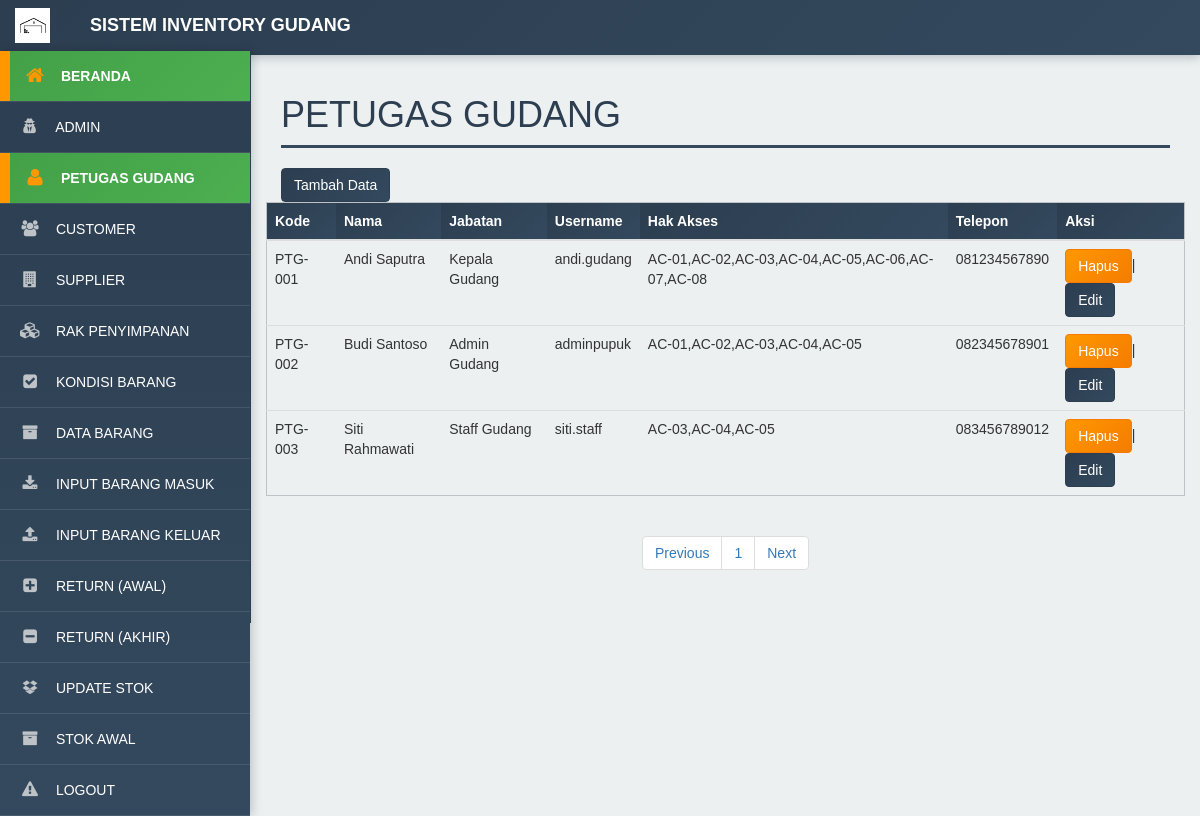
Screenshot of /admin/modul/petugas/title.php with the database file from the repository.
### tables this page shows
CREATE TABLE `tb_petugas` (
  `kode_petugas` varchar(20) NOT NULL,
  `nama` varchar(255) NOT NULL,
  `job` varchar(255) NOT NULL,
  `username` varchar(255) NOT NULL,
  `password` varchar(255) NOT NULL,
  `otorisasi` varchar(255) NOT NULL,
  `telepon` varchar(255) NOT NULL
);

### admin/modul/petugas/title.php (the view, shortened to what this page needs)
<!DOCTYPE html>
<html>
<head>
  <link href="../vendor/css/bootstrap/bootstrap.min.css" rel="stylesheet">
  <link href="../vendor/css/bootstrap/bootstrap.css" rel="stylesheet">
  <link href="../vendor/font-awesome/css/font-awesome.min.css" rel="stylesheet" type="text/css">
  <link href="../css/tampilanadmin.css" rel="stylesheet">
  <link href="../css/print.css" rel="stylesheet" media="print">
</head>
<body>
  <div id="wrapper">
    <nav class="navbar navbar-default navbar-static-top" role="navigation" style="margin-bottom: 0">
      <div class="navbar-header">
        <a class="navbar-brand" href="index.php" style="display: flex; align-items: center;">
          <img src="coba1.jpg" alt="Logo" style="height:35px; margin-right:10px;">
          <a class="navbar-brand">Sistem Inventory Gudang</a>
      </div>
      <ul class="nav navbar-top-links navbar-right">
        <li class="dropdown">
          <a class="dropdown-toggle" data-toggle="dropdown" href="#">
          </a>
        </li>
      </ul>
      <div class="navbar-default sidebar" role="navigation">
        <div class="sidebar-nav navbar-collapse">
          <ul class="nav" id="side-menu">
            <li>
              <a href="?m=awal.php">
                <i class="fa fa-home"></i> Beranda
              </a>
            </li>
            <li>
              <a href="?m=admin&s=awal">
                <i class="fa fa-user-secret"></i> Admin
              </a>
            </li>
            <li>
              <a href="?m=petugas&s=awal">
                <i class="fa fa-user"></i> Petugas Gudang
              </a>
            </li>
            <li>
              <a href="?m=customer&s=awal">
                <i class="fa fa-users"></i> Customer
              </a>
            </li>
            <li>
              <a href="?m=supplier&s=awal">
                <i class="fa fa-building"></i> Supplier
              </a>
            </li>
            <li>
              <a href="?m=rak&s=awal">
                <i class="fa fa-cubes"></i> Rak Penyimpanan
              </a>
            </li>
            <li>
              <a href="?m=kondisi&s=awal">
                <i class="fa fa-check-square"></i> Kondisi Barang
              </a>
            </li>
            <li>
              <a href="?m=barang&s=awal">
                <i class="fa fa-archive"></i> Data Barang
              </a>
            </li>
            <li>
              <a href="?m=barangMasuk&s=awal">
                <i class="fa fa-download"></i> Input Barang Masuk
              </a>
            </li>
            <li>
              <a href="?m=barangKeluar&s=awal">
                <i class="fa fa-upload"></i> Input Barang Keluar
              </a>
            </li>
            <li>
              <a href="?m=koreksiMasuk&s=awal">
                <i class="fa fa-plus-square"></i> Return (Awal)
              </a>
            </li>
            <li>
              <a href="?m=koreksiKeluar&s=awal">
                <i class="fa fa-minus-square"></i> Return (Akhir)
              </a>
            </li>
            <li>
              <a href="?m=updatestock&s=awal">
                <i class="fa fa-dropbox"></i> Update Stok
              </a>
            </li>
            <li>
              <a href="?m=saldoawal&s=awal">
                <i class="fa fa-archive"></i> Stok Awal
              </a>
            </li>
            <li>
              <a href="logout.php" onclick="return confirm('yakin ingin logout?')">
                <i class="fa fa-warning"></i> Logout
              </a>
            </li>
          </ul>
        </div>
      </div>
    </nav>
    <div id="page-wrapper">
      <div class="row">
        <div class="col-lg-12">
          <h1 class="page-header">Petugas Gudang</h1>
        </div>
      </div>
      <button type="button" class="btn btn-primary" data-toggle="modal" data-target="#exampleModalCenter">
        Tambah Data
      </button>
      <div class="row">
        <div class="table-responsive table--no-card m-b-30">
          <table class="table table-borderless table-striped table-earning">
            <thead>
              <tr>
                <th>Kode</th>
                <th>Nama</th>
                <th>Jabatan</th>
                <th>Username</th>
                <th>Hak Akses</th>
                <th>Telepon</th>
                <th>Aksi</th>
              </tr>
            </thead>
            <tbody>
              <?php
              include 'paging.php';
              ?>
            </tbody>
          </table>
          <center>
            <ul class="pagination justify-content-center">
              <li class="page-item">
                <a class="page-link" <?php if ($halaman > 1) {
                  echo "href='?m=petugas&s=awal&halaman=$previous'";
                } ?>>Previous</a>
              </li>
              <?php
              for ($x = 1; $x <= $total_halaman; $x++) {
                ?>
                <li class="page-item"><a class="page-link"
                    href="?m=petugas&s=awal&halaman=<?php echo $x ?>"><?php echo $x; ?></a></li>
                <?php
              }
              ?>
              <li class="page-item">
                <a class="page-link" <?php if ($halaman < $total_halaman) {
                  echo "href='?m=petugas&s=awal&halaman=$next'";
                } ?>>Next</a>
              </li>
            </ul>
          </center>
        </div>
      </div>
    </div>
  </div>
</body>
</html>

### admin/modul/petugas/paging.php (shortened to what this page needs)
<head>
</head>
<?php
include '../koneksi.php';
$batas = 5;
$halaman = isset($_GET['halaman']) ? (int) $_GET['halaman'] : 1;
$halaman_awal = ($halaman > 1) ? ($halaman * $batas) - $batas : 0;
$data = mysqli_query($koneksi, "SELECT * FROM tb_petugas ORDER BY kode_petugas ASC");
$jumlah_data = mysqli_num_rows($data);
$total_halaman = ceil($jumlah_data / $batas);
$data_rak = mysqli_query($koneksi, "
    SELECT * FROM tb_petugas
    ORDER BY CAST(SUBSTRING_INDEX(kode_petugas, '-', -1) AS UNSIGNED) ASC
    LIMIT $halaman_awal, $batas
");
while ($row = mysqli_fetch_array($data_rak)) {
    ?>
    <tr>
        <td><?php echo $row['kode_petugas']; ?></td>
        <td><?php echo $row['nama']; ?></td>
        <td><?php echo $row['job']; ?></td>
        <td><?php echo $row['username']; ?></td>
        <td><?php echo $row['otorisasi']; ?></td>
        <td><?php echo $row['telepon']; ?></td>
        <td><a href="index.php?m=petugas&s=hapus&kode_petugas=<?php echo $row['kode_petugas']; ?>"
                onclick="return confirm('Yakin Akan Dihapus?')"><button class="btn btn-danger">Hapus</button></a>|<a
                href="index.php?m=petugas&s=ubah&kode_petugas=<?php echo $row['kode_petugas']; ?>"><button
                    class="btn btn-primary">Edit</button></a></td>
    </tr>
<?php } ?>

### css/tampilanadmin.css (style rules this page uses)
body { font-family: Arial, sans-serif; background-color: #ecf0f1; }
h1 { text-transform: uppercase; font-weight: 500; color: #2c3e50; }
#wrapper { width: 100%; }
#page-wrapper { min-height: 568px; padding: 0 15px; background-color: #ecf0f1; }
@media (min-width: 768px) { #page-wrapper { position: inherit; margin: 0 0 0 250px; padding: 0 30px; border-left: 1px solid #34495e; } }
.navbar { background: linear-gradient(135deg, #2c3e50, #34495e); border: none; font-family: Arial, sans-serif; font-weight: 700; text-transform: uppercase; box-shadow: 0 2px 10px rgba(44, 62, 80, 0.3); }
.navbar-brand { color: #ffffff !important; font-weight: bold; }
.navbar-top-links { margin-right: 0; margin-left: auto; }
.navbar-top-links li { display: inline-block; }
.navbar-top-links li:last-child { margin-right: 15px; }
.navbar-top-links li a { display: block; padding: 15px; min-height: 50px; color: #ffffff !important; }
.sidebar { background: linear-gradient(180deg, #2c3e50, #34495e); box-shadow: 2px 0 10px rgba(0,0,0,0.2); }
.sidebar .sidebar-nav.navbar-collapse { padding: 0; }
.sidebar ul li { border-bottom: 1px solid rgba(255, 255, 255, 0.1); position: relative; overflow: hidden; }
.sidebar ul li a { display: block; padding: 15px 20px; color: #ffffff; text-decoration: none; transition: all 0.3s ease; position: relative; font-weight: 500; font-size: 14px; z-index: 1; }
.sidebar ul li a i { margin-right: 12px; width: 20px; text-align: center; transition: all 0.3s ease; font-size: 16px; color: #bdc3c7; }
.sidebar ul li a.active, a.active { background: linear-gradient(135deg, #43A047, #4CAF50) !important; color: #ffffff !important; font-weight: 700 !important; box-shadow: inset 5px 0 0 #FF9800, 0 3px 12px rgba(67, 160, 71, 0.6) !important; border-left: 5px solid #FF9800 !important; padding-left: 20px !important; }
.sidebar ul li a.active i, a.active i { color: #FF9800 !important; animation: pulse 2s infinite; transform: scale(1.2); }
@media (min-width: 768px) { .sidebar { position: absolute; z-index: 1; width: 250px; margin-top: 51px; } }
.btn-primary { background: linear-gradient(135deg, #2c3e50, #34495e) !important; border-color: #2c3e50 !important; color: #ffffff !important; }
.btn-danger { background: linear-gradient(135deg, #FF9800, #F57C00) !important; border-color: #F57C00 !important; color: #ffffff !important; }
.table-striped tbody tr:nth-of-type(odd) { background-color: #ecf0f1; }
.table thead th { background: linear-gradient(135deg, #2c3e50, #34495e); color: #ffffff; border-color: #2c3e50; }
.table { border: 1px solid #bdc3c7; }
a { color: #2c3e50; transition: color 0.3s ease; }
.page-header { color: #2c3e50 !important; border-bottom: 3px solid #34495e; padding-bottom: 10px; }

### css/print.css (style rules this page uses)
body { font-size: 10px; color: #000; overflow-x: hidden; font-family: 'Arial', sans-serif; background: white; }

### rows the page displays
tb_petugas: kode_petugas "PTG-001", nama "Andi Saputra", job "Kepala Gudang", username "andi.gudang", otorisasi "AC-01,AC-02,AC-03,AC-04,AC-05,AC-06,AC-07,AC-08", telepon "081234567890"
tb_petugas: kode_petugas "PTG-002", nama "Budi Santoso", job "Admin Gudang", username "adminpupuk", otorisasi "AC-01,AC-02,AC-03,AC-04,AC-05", telepon "082345678901"
tb_petugas: kode_petugas "PTG-003", nama "Siti Rahmawati", job "Staff Gudang", username "siti.staff", otorisasi "AC-03,AC-04,AC-05", telepon "083456789012"
